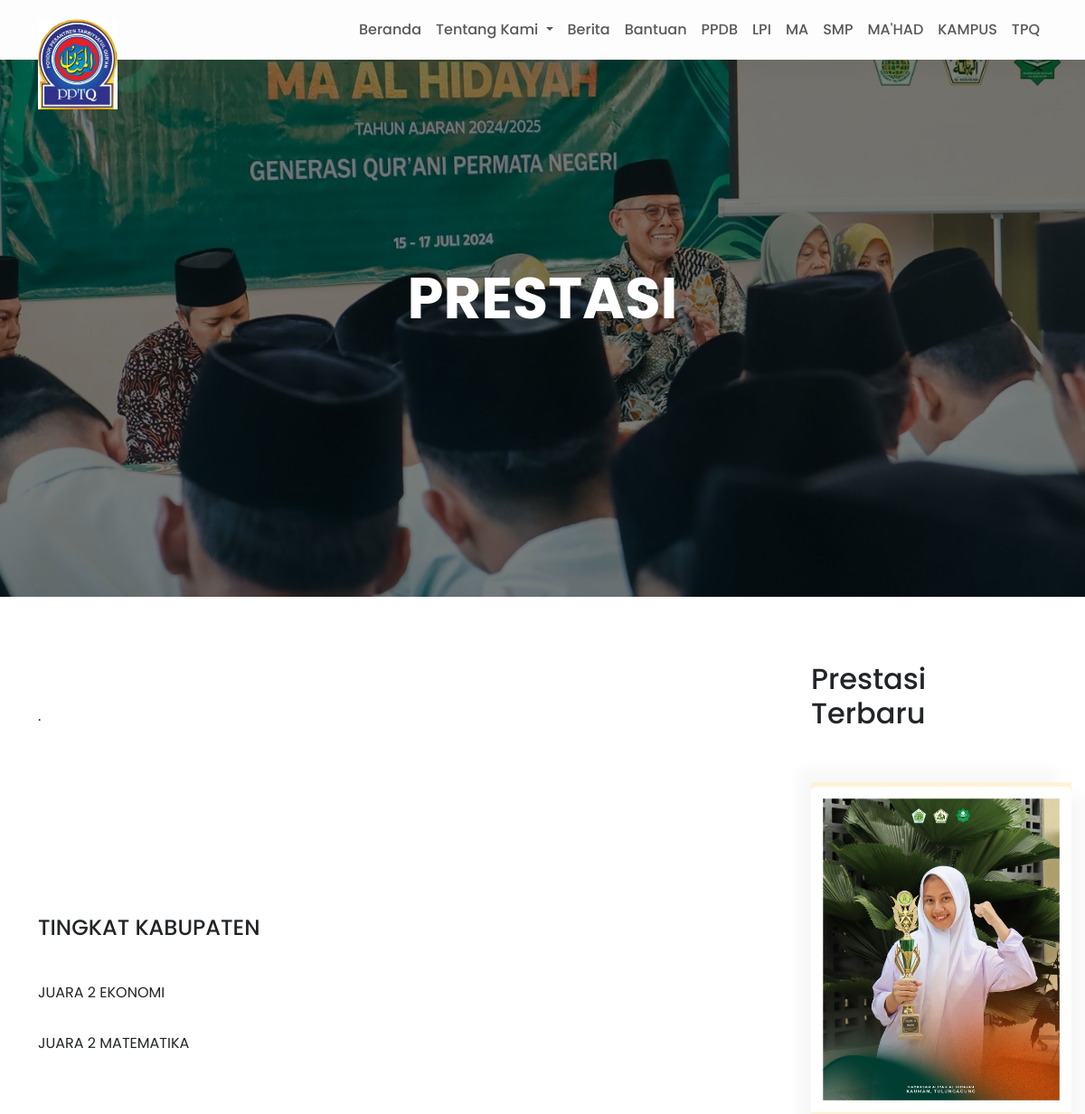
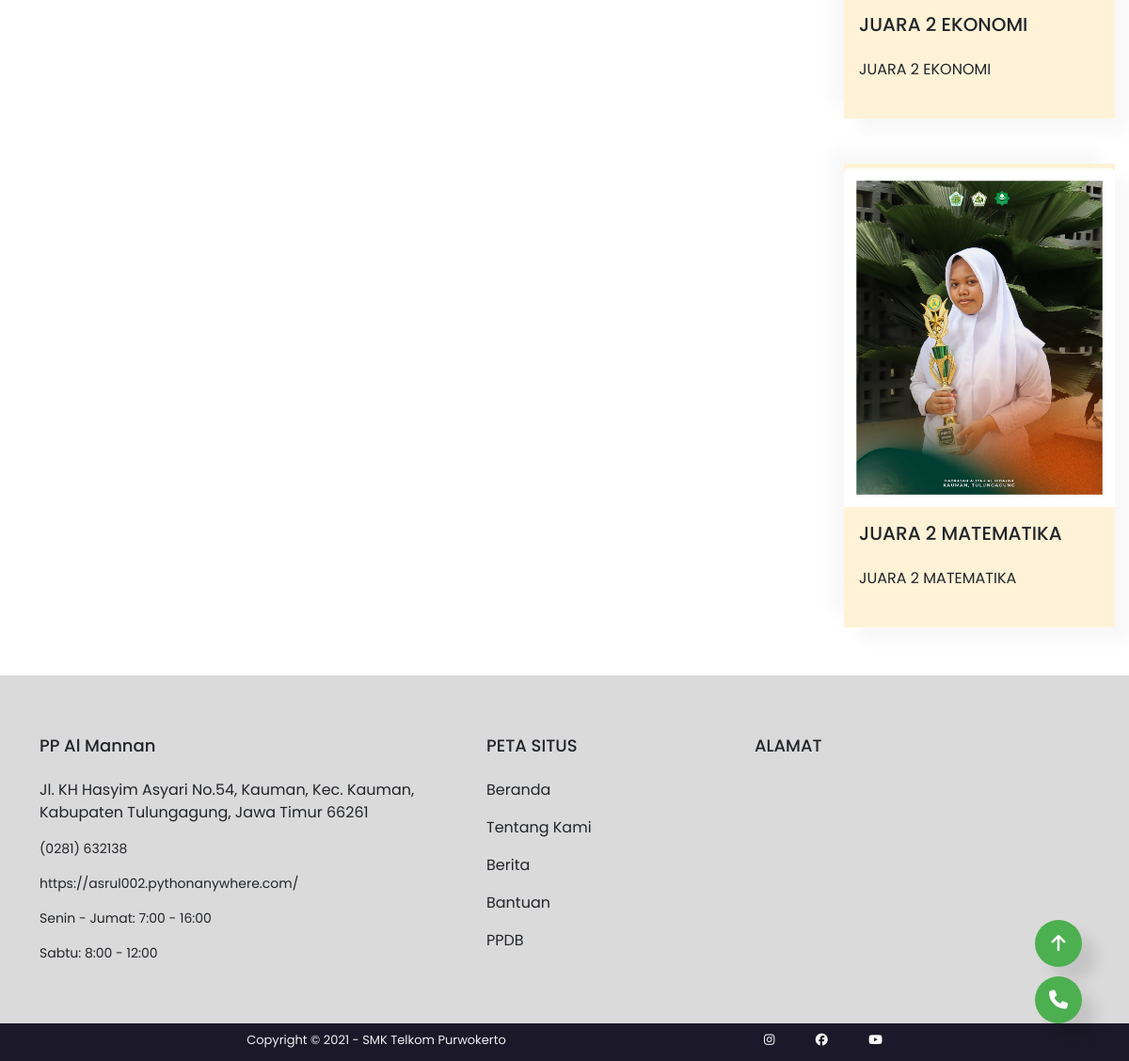
The page /prestasi/ on the database its author committed (2 pictures, top to bottom).
### myapp/models.py (models this page shows, shortened)
class Post(models.Model):
    postname = models.CharField(max_length=600)
    category = models.ManyToManyField(Category)
    pendidikan = models.ManyToManyField(Pendidikan)
    image = models.ImageField(upload_to='images/posts', blank=True, null=True)
    content = RichTextField()
    link = models.URLField(max_length=200, blank=True, null=True)  # Field baru untuk link
    created = models.DateTimeField(default=timezone.now)  # Field baru untuk created
    updated = models.DateTimeField(auto_now=True)
    time = models.CharField(default=timezone.now().strftime("%d %B %Y"), max_length=100, blank=True)

### myapp/views.py (the view)
# urls.py: path('prestasi/', prestasi, name='prestasi'),
def prestasi(request):
    context = {}
    try:
        recent_posts = Post.objects.filter(category__name='prestasi').order_by("-id")[:2]
        posts = Post.objects.filter(category__name='prestasi')
        posts_asia = Post.objects.filter(category__name='prestasi',pendidikan__name='asia')
        posts_nasional = Post.objects.filter(category__name='prestasi',pendidikan__name='nasional')
        posts_provinsi = Post.objects.filter(category__name='prestasi',pendidikan__name='provinsi')
        posts_kabupaten = Post.objects.filter(category__name='prestasi',pendidikan__name='kabupaten')
        posts_kecamatan = Post.objects.filter(category__name='prestasi',pendidikan__name='kecamatan')
        context.update({
            'posts': posts,
            'recent_posts': recent_posts,
            'posts_asia': posts_asia,
            'posts_nasional': posts_nasional,
            'posts_provinsi': posts_provinsi,
            'posts_kabupaten': posts_kabupaten,
            'posts_kecamatan': posts_kecamatan,
            'media_url': settings.MEDIA_URL
        })
    except Post.DoesNotExist as e:
        context['error'] = f"Error fetching posts: {str(e)}"
    return render(request, 'prestasi.html', context)

### templates/prestasi.html (shortened to what this page needs)
{% extends "base.html" %}
{% load static %}
{% block content %}
<section style="position: relative; text-align: center;">
  <img width="100%" style="margin-top: 60px;height: 600px;object-fit: cover;filter: brightness(50%);" src="{% static 'assets/images/Header1.jpg' %}" alt="">
  <div style="position: absolute; top: 50%; left: 50%; transform: translate(-50%, -50%); font-size: 4em; color: white; font-weight: bold;">
    PRESTASI
  </div>
</section>
  <div class="container p1 pt-5 pb-5">
      <div class="row">
        <div class="col-sm-9">
            <div class="row pt-4">
              {% if posts_asia %}
              <h4>TINGKAT ASIA<br><br></h4>
              {% for post in posts_asia %}
                   <a href="{% url 'beritadetail' post.id %}" class="text-decoration-none text-dark"><p>{{post.postname}}</p></a>
                {% endfor %}
                {% else %}
                <p><br>.</p>
                {% endif %}
              </div>
              <div class="row pt-4">
                {% if posts_nasional %}
                <h4>TINGKAT NASIONAL<br><br></h4>
                {% for post in posts_nasional %}
                   <a href="{% url 'beritadetail' post.id %}" class="text-decoration-none text-dark"><p>{{post.postname}}</p></a>
                {% endfor %}
                {% else %}
                <p><br></p>
                {% endif %}
              </div>
              <div class="row pt-4">
                {% if posts_provinsi %}
                <h4>TINGKAT PROVINSI<br><br></h4>
                {% for post in posts_provinsi %}
                   <a href="{% url 'beritadetail' post.id %}" class="text-decoration-none text-dark"><p>{{post.postname}}</p></a>
                {% endfor %}
                {% else %}
                <p><br></p>
                {% endif %}
              </div>
              <div class="row pt-4">
                {% if posts_kabupaten %}
                <h4>TINGKAT KABUPATEN<br><br></h4>
                {% for post in posts_kabupaten %}
                   <a href="{% url 'beritadetail' post.id %}" class="text-decoration-none text-dark"><p>{{post.postname}}</p></a>
                {% endfor %}
                {% else %}
                <p><br></p>
                {% endif %}
              </div>
        </div>
        <div class="col-sm-3 pr">
            <div class="row pt-4">
                <h2>Prestasi Terbaru</h2>
            </div>
            <div class="row pt-">
              {% if recent_posts %}
              {% for post in recent_posts %}
              <a href="{% url 'beritadetail' post.id %}" class="text-decoration-none text-dark">
                <div class="card mt-5" style="width: 18rem;">
                    <img class="card-img-top" src="{{media_url}}{{post.image}}" alt="Card image cap">
                    <div class="card-body">
                      <h5 class="card-title">{{post.postname}}</h5>
                      <p class="card-text">{{post.content|truncatewords:20|safe}}</p>
                    </div>
                </div>
              </a>
                {% endfor %}
                {% else %}
                <p><br></p>
                {% endif %}
            </div>
        </div>
      </div>
  </div>
{% endblock %}

### static/assets/css/style.css (style rules this page uses)
body { background-color: #a22b2b; font-family: "Poppins", sans-serif; }
* { font-family: "Poppins", sans-serif; }
.p1 { line-height: 250%; }
.pr .card { background-color: #fff2d7; border: none; padding-top: 2%; border-radius: 0%; box-shadow: 15px 15px 15px rgba(0, 0, 0, 0.03), -15px -15px 15px rgba(0, 0, 0, 0.03); }

### templates/base.html (style rules this page uses)
html, body { height: 100%; margin: 0; }
body { display: flex; flex-direction: column; }

### rows shown on the page
Post: postname "JUARA 2 EKONOMI", image (picture), content "JUARA 2 EKONOMI"
Post: postname "JUARA 2 MATEMATIKA", image (picture), content "JUARA 2 MATEMATIKA"
